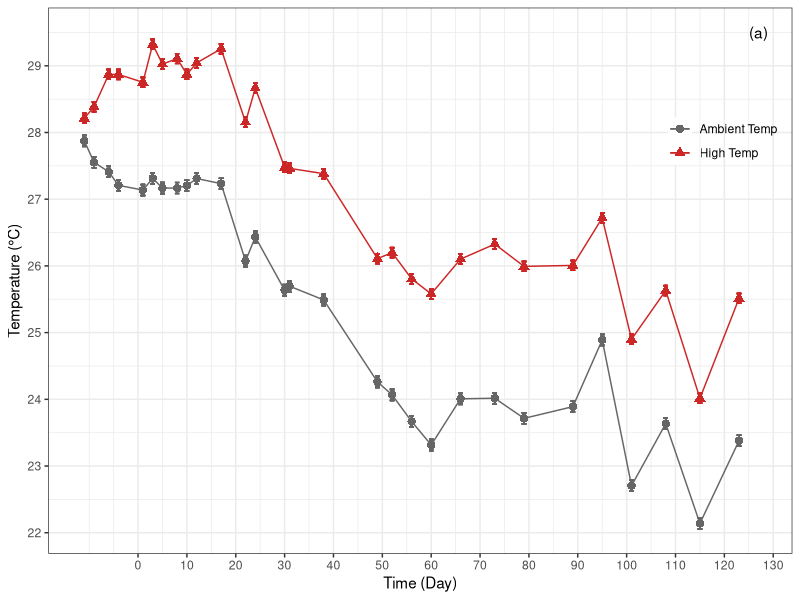
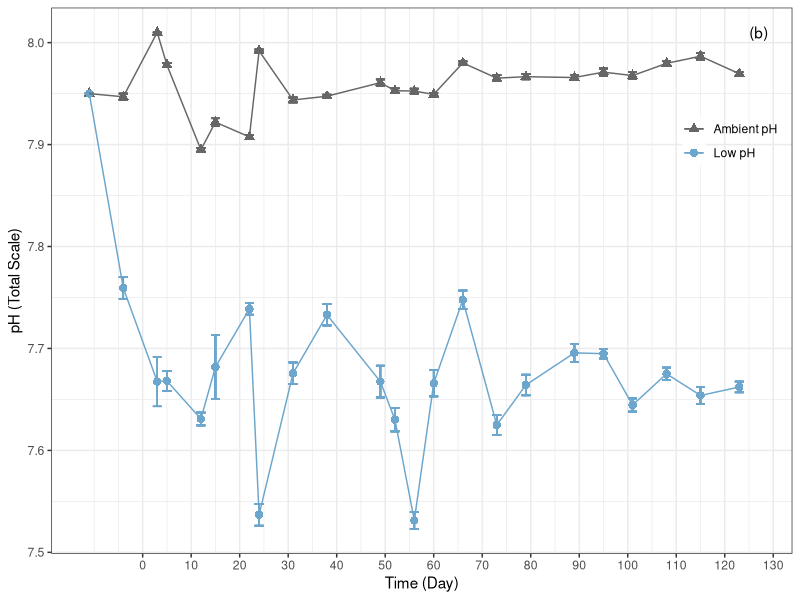
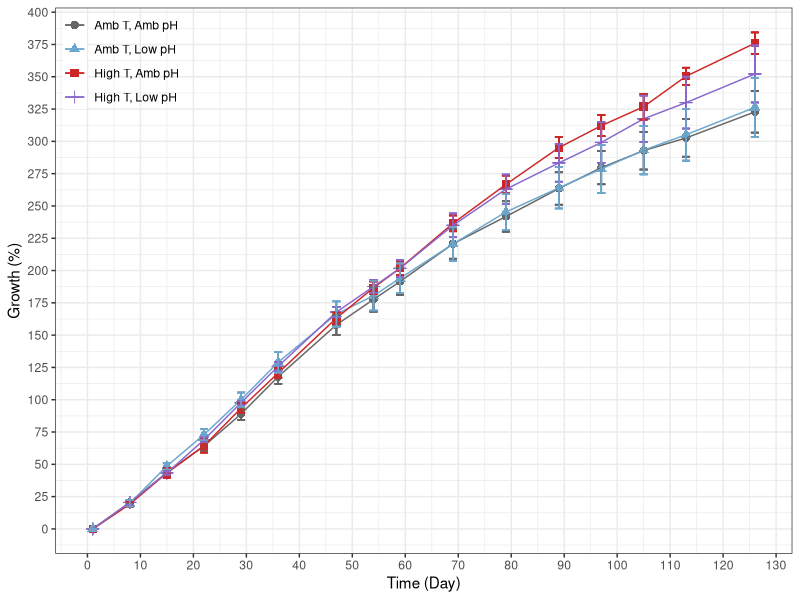
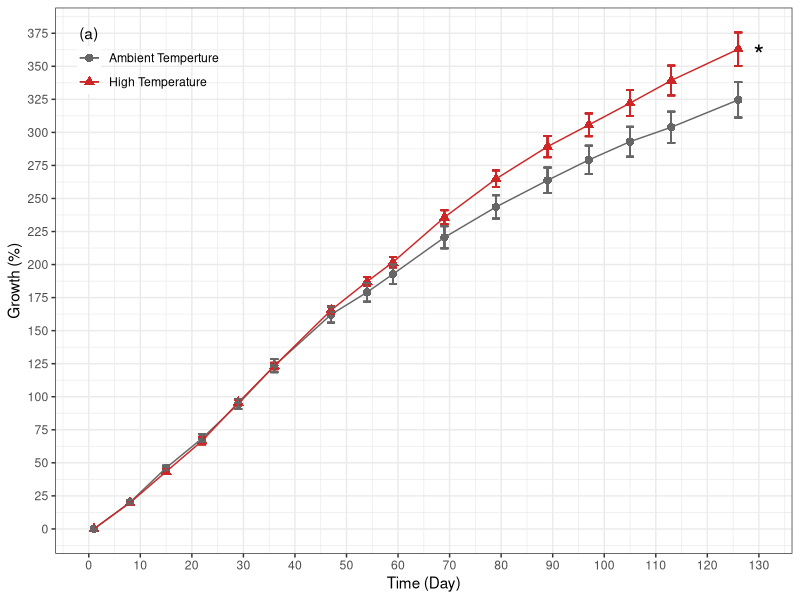
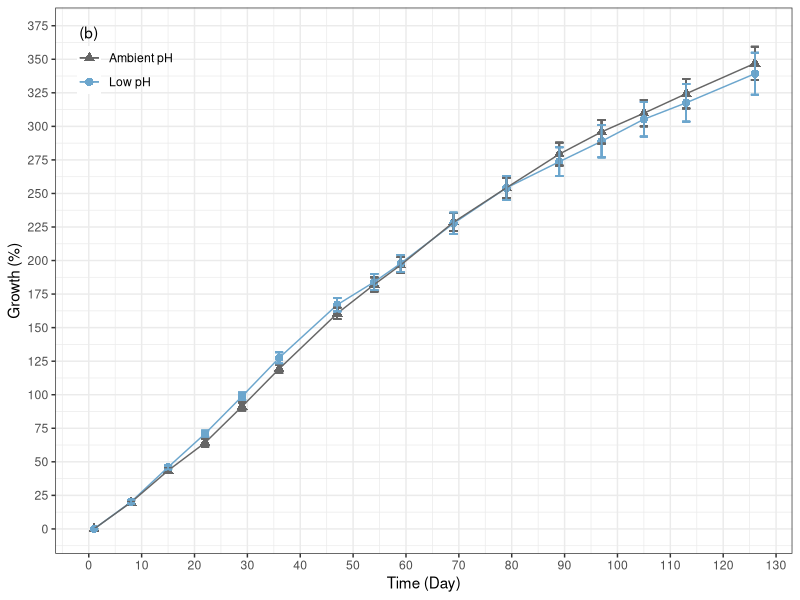
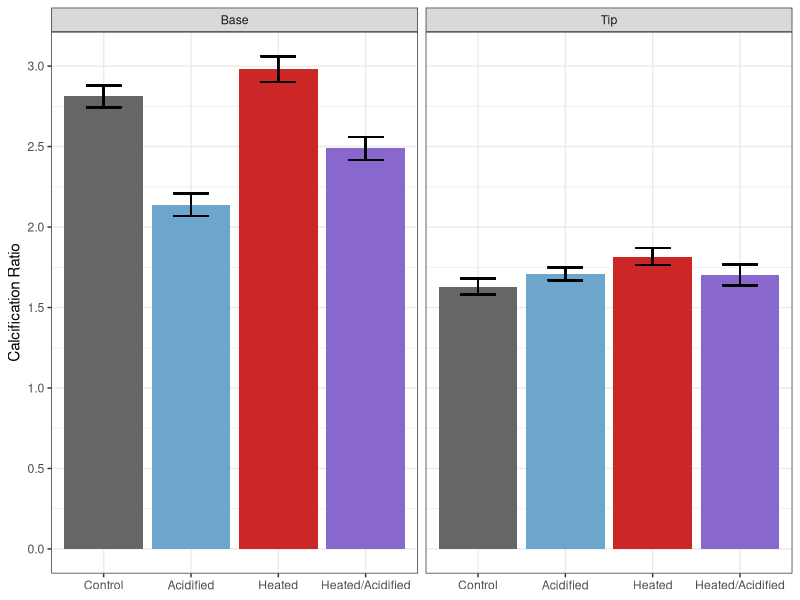
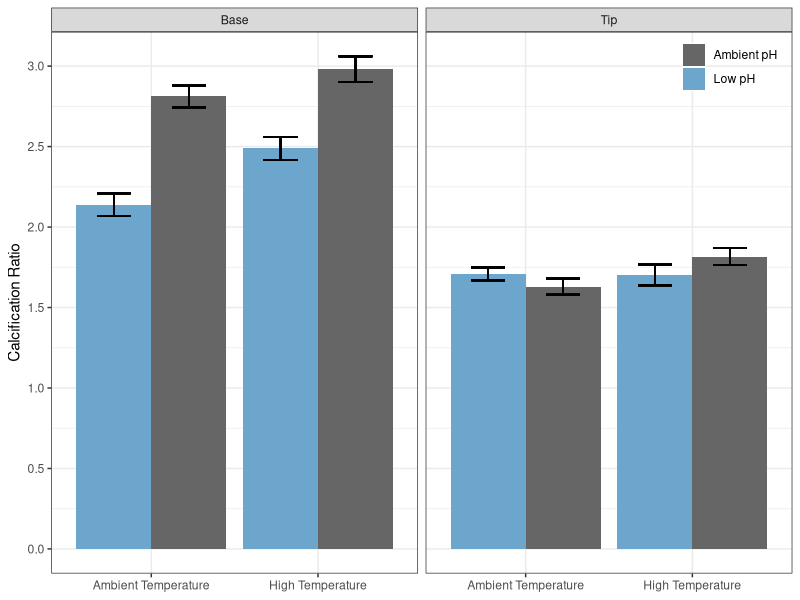
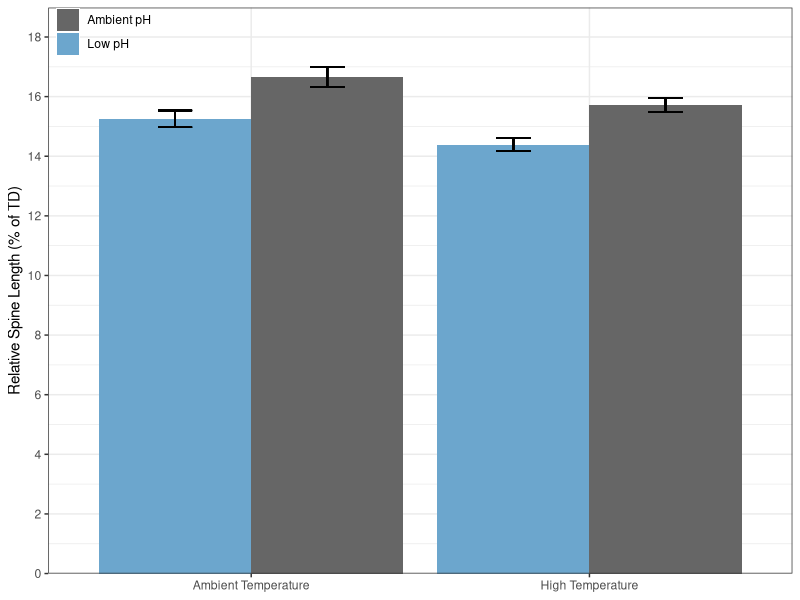

The R source for these figures, in order: (Note: this script raises an error after producing the figures.)
## ---- chunk 1
rm(list=ls(all=TRUE))
results <- read.csv("Data/Urchin_ClimateChange_Data.csv", header=T, na="NA")

library("tidyverse")
library("lme4") #linear mixed modeling
library("lmtest") #linear mixed modeling
library("lmerTest") #calculate p-values in models
library("car") #levenes tests
library("emmeans") #post-hoc tests
library("lsmeans") #post-hoc tests
library("plotrix") #calculate std.error
library("dplyr") 
## ---- chunk 2

results %>% 
  select("Day", "Temperature", "Temp") %>%
  drop_na(Temp) %>%
  group_by(Day, Temperature) %>%
  mutate(meanT = mean(Temp)) %>%
  group_by(Temperature) %>% 
  mutate(se = std.error(Temp)) %>%
  
  
ggplot(aes(Day, meanT, color = Temperature, shape = Temperature)) +
    geom_point(size = 2.5) +
    geom_errorbar(aes(ymin = meanT-se, ymax = meanT+se)) +
    geom_line() +
    scale_x_continuous(name="Time (Day)", breaks = seq(0,130, by = 10)) +
    scale_y_continuous(name="Temperature (°C)", breaks = seq(20,30, by = 1)) +
    scale_shape_discrete(name = NULL,
                         labels = c("Ambient Temp", "High Temp")) +
    scale_color_manual(name = NULL,
                       values = c("gray40", "firebrick3"),
                       labels = c("Ambient Temp", "High Temp")) +
    theme_bw() +
    theme(legend.margin = margin(0), 
          legend.position = c(.98,.8), 
          legend.justification = c("right", "top"),
          legend.background = element_blank()) + 
    annotate("text", x = 127, y = 29.5, label = "(a)")

#ggsave("TempOverTime.png", 
       #path = "/Users/emilysesno/Desktop/Emily/Graduate Work/Urchin_ClimateChange/Figures",
       #width = 7, height = 5)

## ---- chunk 3

results %>% 
  select("Day","pH", "pHspec") %>%
  drop_na(pHspec) %>%
  group_by(Day, pH) %>%
  mutate(meanpH = mean(pHspec)) %>%
  group_by(pH, meanpH) %>% 
  mutate(se = std.error(pHspec)) %>%

 ggplot(aes(Day, meanpH, color = pH, shape = pH)) +
    geom_point(size = 2.5) +
    geom_errorbar(aes(ymin = meanpH-se, ymax = meanpH+se)) +
    geom_line() +
    scale_x_continuous(name="Time (Day)", breaks = seq(0,130, by = 10)) +
    scale_y_continuous(name="pH (Total Scale)", breaks = seq(7.5,8.1, by = .1)) +
    scale_shape_discrete(name = NULL,
                         labels = c("Low pH", "Ambient pH"),
                         guide = guide_legend(reverse = TRUE)) +
    scale_color_manual(name = NULL,
                       values = c("skyblue3", "gray40"),
                       labels = c("Low pH", "Ambient pH"),
                       guide = guide_legend(reverse = TRUE)) +
    theme_bw() +
    theme(legend.margin = margin(0), 
          legend.position = c(.98,.8), 
          legend.justification = c("right", "top"),
          legend.background = element_blank()) +
    annotate("text", x = 127, y = 8.01, label = "(b)")

#ggsave("pHOverTime.png", 
      #path = "/Users/emilysesno/Desktop/Emily/Graduate Work/Urchin_ClimateChange/Figures",
      #width = 7, height = 5)



## ---- chunk 4
#### Growth Across Treatments

results %>% 
  select("Day", "Treatment","Temperature","pH","Growth") %>%
  drop_na(Growth) %>% 
  group_by(Day, Treatment) %>%
  mutate(se = (std.error(Growth))*100) %>%
  mutate(meanPct = (mean(Growth)*100)) %>% 

  
  ggplot(aes(Day, meanPct, shape = Treatment, color = Treatment)) +
    geom_point(size = 2.5) +
    geom_line() +
    scale_x_continuous(name="Time (Day)", breaks = seq(0,130, by = 10)) +
    scale_y_continuous(name="Growth (%)", breaks = seq(0,400, by = 25)) +
    geom_errorbar(aes(ymin = meanPct-se, ymax = meanPct+se, width = 1.5)) +
    theme_bw() + 
    scale_shape_discrete(name = NULL,
                         labels = c("Amb T, Amb pH", "Amb T, Low pH", "High T, Amb pH", "High T, Low pH")) +
    scale_colour_manual(name = NULL,
                        values = c("gray40", "skyblue3", "firebrick3","mediumpurple3"),
                        labels = c("Amb T, Amb pH", "Amb T, Low pH", "High T, Amb pH", "High T, Low pH")) +
    theme(legend.margin = margin(0), 
          legend.position = c(.01, .99), 
          legend.justification = c("left", "top"),
          legend.background = element_blank())

#ggsave("TreatmentGrowth.png", 
      #path = "/Users/emilysesno/Desktop/Emily/Graduate Work/Urchin_ClimateChange/Figures",
      #width = 7, height = 5)

## ---- chunk 5

results %>% 
  select("Day","Temperature","Growth") %>%
  drop_na(Growth) %>% 
  group_by(Day, Temperature) %>%
  mutate(se = (std.error(Growth))*100) %>%
  mutate(meanPct = (mean(Growth)*100)) %>% 

  
  ggplot(aes(Day, meanPct, shape = Temperature, color = Temperature)) +
    geom_point(size = 2.5) +
    geom_line() +
    scale_x_continuous(name="Time (Day)", breaks = seq(0,130, by = 10)) +
    scale_y_continuous(name="Growth (%)", breaks = seq(0,400, by = 25)) +
    geom_errorbar(aes(ymin = meanPct-se, ymax = meanPct+se, width = 1.5)) +
    theme_bw() +
    scale_colour_manual(name = NULL, 
                        values = c("gray40", "firebrick3"), 
                        labels = c("Ambient Temperture", "High Temperature")) +
    scale_shape_discrete(name = NULL, 
                       labels = c("Ambient Temperture", "High Temperature")) +
    theme(legend.margin = margin(0), 
          legend.position = c(.03, 0.93), 
          legend.justification = c("left", "top"),
          legend.background = element_blank()) + 
    annotate("text", x = 0, y = 375, label = "(a)") +
    annotate("text", x = 130, y = 359, label = "*", size = 7)

#ggsave("TempGrowth.png", 
      #path = "/Users/emilysesno/Desktop/Emily/Graduate Work/Urchin_ClimateChange/Figures",
      #width = 7, height = 5)

## ---- chunk 6

results %>% 
  select("Day","pH","Growth") %>%
  drop_na(Growth) %>% 
  group_by(Day, pH) %>%
  mutate(se = (std.error(Growth))*100) %>%
  mutate(meanPct = (mean(Growth)*100)) %>% 

  ggplot(aes(Day, meanPct, shape = pH, color = pH)) +
    geom_point(size = 2.5) +
    geom_line() +
    scale_x_continuous(name="Time (Day)", breaks = seq(0,130, by = 10)) +
    scale_y_continuous(name="Growth (%)", breaks = seq(0,400, by = 25)) +
    geom_errorbar(aes(ymin = meanPct-se, ymax = meanPct+se, width = 1.5)) +
    theme_bw() +
    scale_colour_manual(name = NULL, 
                        values = c("skyblue3", "gray40"), 
                        labels = c("Low pH", "Ambient pH"),
                         guide = guide_legend(reverse = TRUE)) +
    scale_shape_discrete(name = NULL,
                         labels = c("Low pH", "Ambient pH"),
                         guide = guide_legend(reverse = TRUE)) +
    theme(legend.margin = margin(0), 
          legend.position = c(.03, .93), 
          legend.justification = c("left", "top"),
          legend.background = element_blank()) + 
    annotate("text", x = 0, y = 370, label = "(b)")

#ggsave("pHGrowth.png", 
      #path = "/Users/emilysesno/Desktop/Emily/Graduate Work/Urchin_ClimateChange/Figures",
      #width = 7, height = 5)
    

## ---- chunk 7


results %>% 
  select("Treatment","RatioSEM", "PartOfSpine") %>%
  drop_na(RatioSEM) %>% 
  group_by(Treatment, PartOfSpine) %>%
  mutate(se = std.error(RatioSEM)) %>%
  mutate(mean = (mean(RatioSEM))) %>%
  
  ggplot(aes(Treatment, mean, fill = Treatment)) +
    geom_col(position = "dodge") +
    facet_grid(cols = vars(PartOfSpine)) +
    geom_errorbar(aes(ymin = mean-se, ymax = mean+se), 
                      width = 0.4, position = position_dodge(.9)) +
    scale_x_discrete(name=NULL,
                     labels = c("Control", "Acidified", "Heated", "Heated/Acidified")) +
    scale_y_continuous(name="Calcification Ratio", breaks = seq(0,3.5, by = .5)) +
    scale_fill_manual(values = c("gray40", "skyblue3","firebrick3", "mediumpurple3" )) +
    scale_colour_identity() +
    theme_bw() +
    theme(legend.position = "none") +
    geom_text(aes(x= 1, y = 1, label = ""))
  
#ggsave("CalcRatioTrtmnt.png", 
      #path = "/Users/emilysesno/Desktop/Emily/Graduate Work/Urchin_ClimateChange/Figures",
      #width = 7, height = 5)  
## ---- chunk 8

results %>% 
  select("Temperature","pH","RatioSEM", "PartOfSpine") %>%
  drop_na(RatioSEM) %>% 
  dplyr::group_by(Temperature, pH, PartOfSpine) %>%
  mutate(se = std.error(RatioSEM)) %>%
  mutate(mean = (mean(RatioSEM))) %>%
  
  ggplot(aes(Temperature, mean, fill = pH)) +
    geom_col(position = "dodge") +
    facet_grid(cols = vars(PartOfSpine)) +
    geom_errorbar(aes(ymin = mean-se, ymax = mean+se), 
                      width = 0.4, position = position_dodge(.9)) +
    scale_x_discrete(name=NULL,
                     labels = c("Ambient Temperature", "High Temperature")) +
    scale_y_continuous(name="Calcification Ratio", breaks = seq(0,3.5, by = .5)) +
    scale_fill_manual(name = NULL, 
                      values = c("skyblue3", "gray40"),
                      labels = c("Low pH", "Ambient pH"),
                      guide = guide_legend(reverse = TRUE)) +
    theme_bw() +
    theme(legend.margin = margin(0), 
          legend.position = c(.98,.98), 
          legend.justification = c("right", "top"),
          legend.background = element_blank()) +
    geom_text(aes(x= 1, y = 1, label = ""))
  

#ggsave("CalcRatio.png", 
      #path = "/Users/emilysesno/Desktop/Emily/Graduate Work/Urchin_ClimateChange/Figures",
      #width = 7, height = 5)  

## ---- chunk 9

results %>% 
  select("Temperature","pH","RatioLength", "Chosen") %>%
  drop_na(RatioLength) %>%
  mutate(Ratio = RatioLength/2) %>% 
  filter(Chosen == "yes") %>% 
  group_by(Temperature, pH) %>%
  mutate(se = std.error(Ratio)) %>%
  mutate(mean = mean(Ratio)) %>% 
  
  ggplot(aes(Temperature, mean, fill = pH)) +
    geom_col(position = "dodge") +
    geom_errorbar(aes(ymin = mean-se, ymax = mean+se), 
                      width = 0.2, position = position_dodge(.9)) +
    scale_x_discrete(name=NULL,
                     labels = c("Ambient Temperature", "High Temperature")) +
    scale_y_continuous(name="Relative Spine Length (% of TD)", 
                       breaks = seq(0,20, by = 2),
                       expand = expand_scale(add = c(0, 2))) +
    scale_fill_manual(name = NULL, 
                      values = c("skyblue3", "gray40"),
                      labels = c("Low pH", "Ambient pH"),
                      guide = guide_legend(reverse = TRUE)) +
    theme_bw() +
    theme(legend.margin = margin(0), 
          legend.position = c(.01, 1), 
          legend.justification = c("left", "top"),
          legend.background = element_blank()) +
    geom_text(aes(x= 1, y = 1, label = ""))

#ggsave("RelativeSpineLength.png", 
      #path = "/Users/emilysesno/Desktop/Emily/Graduate Work/Urchin_ClimateChange/Figures",
      #width = 7, height = 5)

## ---- chunk 10

results %>% 
  select("Temperature","pH","SpineCount") %>%
  drop_na(SpineCount) %>% 
  group_by(Temperature, pH) %>%
  mutate(se = std.error(SpineCount)) %>%
  mutate(meanCount = mean(SpineCount)) %>% 
  
  ggplot(aes(Temperature, meanCount, fill = pH)) +
    geom_col(position = "dodge") +
    geom_errorbar(aes(ymin = meanCount-se, ymax = meanCount+se), 
                      width = 0.2, position = position_dodge(.9)) +
    scale_x_discrete(name=NULL,
                     labels = c("Ambient Temperature", "High Temperature")) +
    scale_y_continuous(name="Dropped Spines (Count)", breaks = seq(0,30, by = 2)) +
    scale_fill_manual(name = NULL, 
                      values = c("skyblue3", "gray40"),
                      labels = c("Low pH", "Ambient pH"),
                      guide = guide_legend(reverse = TRUE)) +
    theme_bw() +
    theme(legend.margin = margin(0), 
          legend.position = c(.98,.98), 
          legend.justification = c("right", "top"),
          legend.background = element_blank()) +
    geom_text(aes(x= 1, y = 1, label = ""))

#ggsave("DroppedSpines.png", 
      #path = "/Users/emilysesno/Desktop/Emily/Graduate Work/Urchin_ClimateChange/Figures",
      #width = 7, height = 5)

## ---- chunk 11


results %>% 
  select("Treatment","SpineCount") %>%
  drop_na(SpineCount) %>% 
  group_by(Treatment) %>%
  mutate(se = std.error(SpineCount)) %>%
  mutate(meanCount = mean(SpineCount)) %>% 
  
  ggplot(aes(Treatment, meanCount, fill = Treatment)) +
    geom_col(position = "dodge") +
    geom_errorbar(aes(ymin = meanCount-se, ymax = meanCount+se), 
                      width = 0.2, position = position_dodge(.9)) +
    scale_x_discrete(name=NULL,
                     labels = c("Control", "Acidified", "Heated", "Heated/Acidified")) +
    scale_y_continuous(name="Dropped Spines (Count)", breaks = seq(0,30, by = 2)) +
    scale_fill_manual(values = c("gray40", "skyblue3","firebrick3", "mediumpurple3" )) +
    theme_bw() +
    theme(legend.position = "none") +
    geom_text(aes(x= 1, y = 1, label = ""))

#ggsave("DroppedSpinesTrtmnt.png", 
      #path = "/Users/emilysesno/Desktop/Emily/Graduate Work/Urchin_ClimateChange/Figures",
      #width = 7, height = 5)

## ---- chunk 12

structure <- read.csv("Data/Urchin_ClimateChange_Structure.csv", header=T, na="NA")

structure %>% 
  select("Temperature", "pH", "PcntUnorganized") %>% 
  drop_na(PcntUnorganized) %>% 
  
    ggplot(aes(Temperature, PcntUnorganized, fill = pH)) +
    geom_col(position = "dodge") +
    scale_x_discrete(name=NULL,
                     labels = c("Ambient Temperature", "High Temperature")) +
    scale_y_continuous(name="Bases with Unorganized Spine Structure (%)", breaks = seq(0,100, by = 10)) +
    scale_fill_manual(name = NULL, 
                      values = c("skyblue3", "gray40"),
                      labels = c("Low pH", "Ambient pH")) +
      theme_bw() +
    theme(legend.margin = margin(0), 
          legend.position = c(.98,.98), 
          legend.justification = c("right", "top"),
          legend.background = element_blank()) +
    geom_text(aes(x= 1, y = 1, label = ""))

#ggsave("PercentUnorganized.png", 
      #path = "/Users/emilysesno/Desktop/Emily/Graduate Work/Urchin_ClimateChange/Figures",
      #width = 7, height = 5)
